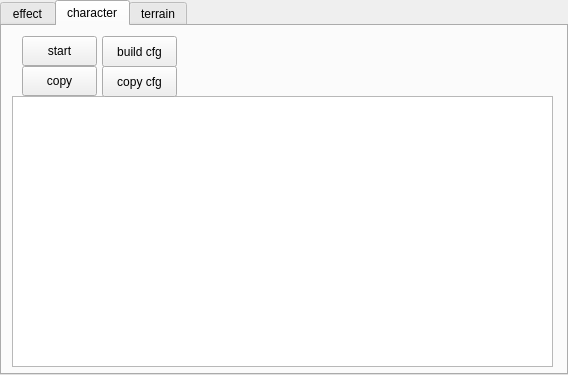
<?xml version="1.0" encoding="UTF-8"?>
<ui version="4.0">
 <class>TabWidget</class>
 <widget class="QTabWidget" name="TabWidget">
  <property name="geometry">
   <rect>
    <x>0</x>
    <y>0</y>
    <width>568</width>
    <height>375</height>
   </rect>
  </property>
  <property name="windowTitle">
   <string>TabWidget</string>
  </property>
  <property name="currentIndex">
   <number>1</number>
  </property>
  <widget class="QWidget" name="tab">
   <attribute name="title">
    <string>effect</string>
   </attribute>
   <widget class="QPushButton" name="m_btnEffSart">
    <property name="geometry">
     <rect>
      <x>20</x>
      <y>10</y>
      <width>75</width>
      <height>30</height>
     </rect>
    </property>
    <property name="text">
     <string>start</string>
    </property>
   </widget>
   <widget class="QPlainTextEdit" name="m_textEffLog">
    <property name="geometry">
     <rect>
      <x>10</x>
      <y>70</y>
      <width>541</width>
      <height>271</height>
     </rect>
    </property>
    <property name="plainText">
     <string/>
    </property>
   </widget>
   <widget class="QPushButton" name="m_btnEffCopy">
    <property name="geometry">
     <rect>
      <x>20</x>
      <y>40</y>
      <width>75</width>
      <height>30</height>
     </rect>
    </property>
    <property name="text">
     <string>copy</string>
    </property>
   </widget>
   <widget class="QRadioButton" name="m_rbtnCommon">
    <property name="geometry">
     <rect>
      <x>240</x>
      <y>0</y>
      <width>89</width>
      <height>16</height>
     </rect>
    </property>
    <property name="text">
     <string>通用裁剪</string>
    </property>
   </widget>
   <widget class="QRadioButton" name="m_rbtnNCCenter">
    <property name="geometry">
     <rect>
      <x>240</x>
      <y>20</y>
      <width>89</width>
      <height>16</height>
     </rect>
    </property>
    <property name="text">
     <string>中心点不变</string>
    </property>
   </widget>
   <widget class="QRadioButton" name="m_rbtnCCenter">
    <property name="geometry">
     <rect>
      <x>240</x>
      <y>40</y>
      <width>131</width>
      <height>16</height>
     </rect>
    </property>
    <property name="text">
     <string>中心点不变指定大小</string>
    </property>
   </widget>
   <widget class="QLabel" name="label">
    <property name="geometry">
     <rect>
      <x>360</x>
      <y>10</y>
      <width>54</width>
      <height>12</height>
     </rect>
    </property>
    <property name="text">
     <string>宽度</string>
    </property>
   </widget>
   <widget class="QLabel" name="label_2">
    <property name="geometry">
     <rect>
      <x>360</x>
      <y>30</y>
      <width>54</width>
      <height>12</height>
     </rect>
    </property>
    <property name="text">
     <string>高度</string>
    </property>
   </widget>
   <widget class="QPlainTextEdit" name="m_plainTextEditWidth">
    <property name="geometry">
     <rect>
      <x>430</x>
      <y>0</y>
      <width>104</width>
      <height>21</height>
     </rect>
    </property>
   </widget>
   <widget class="QPlainTextEdit" name="m_plainTextEditHeight">
    <property name="geometry">
     <rect>
      <x>430</x>
      <y>30</y>
      <width>104</width>
      <height>21</height>
     </rect>
    </property>
   </widget>
   <widget class="QPushButton" name="m_btnEffBuildCfg">
    <property name="geometry">
     <rect>
      <x>100</x>
      <y>10</y>
      <width>75</width>
      <height>31</height>
     </rect>
    </property>
    <property name="text">
     <string>build cfg</string>
    </property>
   </widget>
   <widget class="QPushButton" name="m_btnEffCopyCfg">
    <property name="geometry">
     <rect>
      <x>100</x>
      <y>40</y>
      <width>75</width>
      <height>31</height>
     </rect>
    </property>
    <property name="text">
     <string>copy cfg</string>
    </property>
   </widget>
  </widget>
  <widget class="QWidget" name="tab">
   <attribute name="title">
    <string>character</string>
   </attribute>
   <widget class="QPlainTextEdit" name="m_textCharLog">
    <property name="geometry">
     <rect>
      <x>10</x>
      <y>70</y>
      <width>541</width>
      <height>271</height>
     </rect>
    </property>
    <property name="plainText">
     <string/>
    </property>
   </widget>
   <widget class="QPushButton" name="m_btnCharSart">
    <property name="geometry">
     <rect>
      <x>20</x>
      <y>10</y>
      <width>75</width>
      <height>30</height>
     </rect>
    </property>
    <property name="text">
     <string>start</string>
    </property>
   </widget>
   <widget class="QPushButton" name="m_btnCharCopy">
    <property name="geometry">
     <rect>
      <x>20</x>
      <y>40</y>
      <width>75</width>
      <height>30</height>
     </rect>
    </property>
    <property name="text">
     <string>copy</string>
    </property>
   </widget>
   <widget class="QPushButton" name="m_btnChaBuildCfg">
    <property name="geometry">
     <rect>
      <x>100</x>
      <y>10</y>
      <width>75</width>
      <height>31</height>
     </rect>
    </property>
    <property name="text">
     <string>build cfg</string>
    </property>
   </widget>
   <widget class="QPushButton" name="m_btnChaCopyCfg_2">
    <property name="geometry">
     <rect>
      <x>100</x>
      <y>40</y>
      <width>75</width>
      <height>31</height>
     </rect>
    </property>
    <property name="text">
     <string>copy cfg</string>
    </property>
   </widget>
  </widget>
  <widget class="QWidget" name="tab_2">
   <attribute name="title">
    <string>terrain</string>
   </attribute>
   <widget class="QPlainTextEdit" name="m_textTerLog">
    <property name="geometry">
     <rect>
      <x>10</x>
      <y>70</y>
      <width>541</width>
      <height>271</height>
     </rect>
    </property>
    <property name="plainText">
     <string/>
    </property>
   </widget>
   <widget class="QPushButton" name="m_btnTerSart">
    <property name="geometry">
     <rect>
      <x>20</x>
      <y>10</y>
      <width>75</width>
      <height>30</height>
     </rect>
    </property>
    <property name="text">
     <string>start</string>
    </property>
   </widget>
   <widget class="QPushButton" name="m_btnTerCopy">
    <property name="geometry">
     <rect>
      <x>20</x>
      <y>40</y>
      <width>75</width>
      <height>30</height>
     </rect>
    </property>
    <property name="text">
     <string>copy</string>
    </property>
   </widget>
   <widget class="QRadioButton" name="m_rbtnFightTer">
    <property name="geometry">
     <rect>
      <x>120</x>
      <y>10</y>
      <width>89</width>
      <height>16</height>
     </rect>
    </property>
    <property name="text">
     <string>战斗地形</string>
    </property>
    <property name="autoExclusive">
     <bool>false</bool>
    </property>
   </widget>
   <widget class="QRadioButton" name="m_rbtnJustXml">
    <property name="geometry">
     <rect>
      <x>120</x>
      <y>30</y>
      <width>141</width>
      <height>16</height>
     </rect>
    </property>
    <property name="text">
     <string>仅仅导出xml配置文件</string>
    </property>
    <property name="autoExclusive">
     <bool>false</bool>
    </property>
   </widget>
  </widget>
 </widget>
 <resources/>
 <connections/>
</ui>
